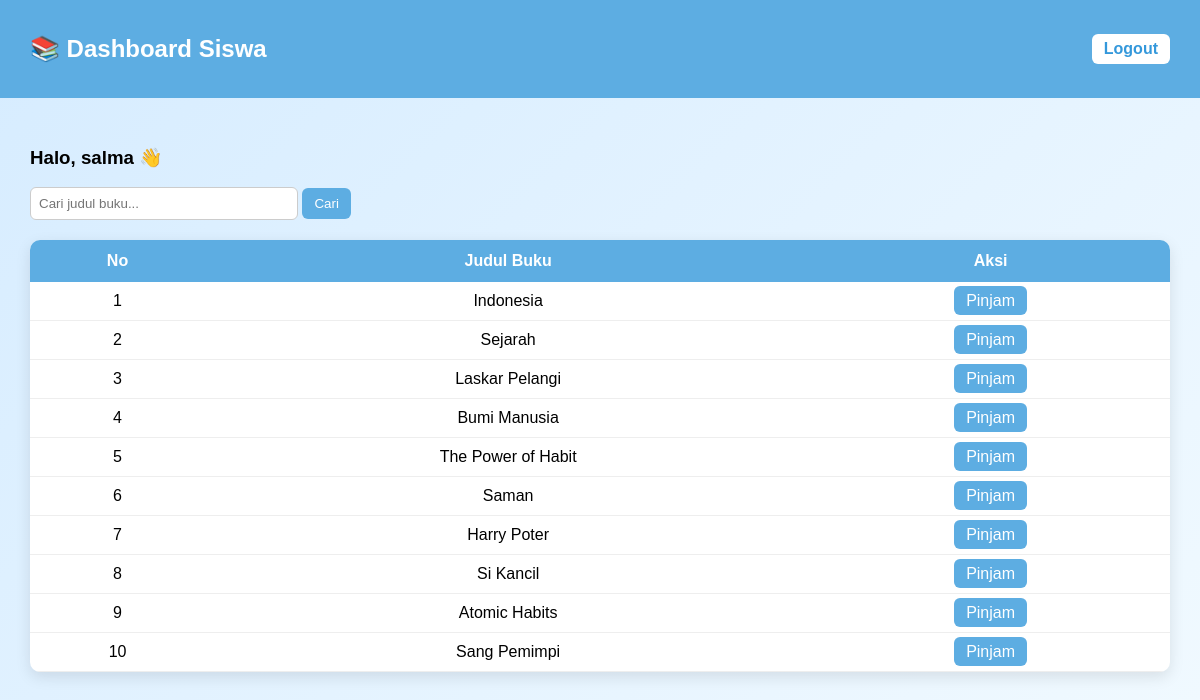
Page /views/siswa_dashboard.php (signed in) on the committed database.
### tables this page shows
CREATE TABLE `data_buku` (
  `id_buku` int(11) NOT NULL,
  `judul` varchar(200) DEFAULT NULL,
  `pengarang` varchar(100) DEFAULT NULL,
  `penerbit` varchar(100) DEFAULT NULL,
  `tahun` year(4) DEFAULT NULL,
  `stok` int(11) DEFAULT 0
);

### views/siswa_dashboard.php (the view, shortened to what this page needs)
<?php
$db = new Database();
$conn = $db->connect();
$id_user = $_SESSION['user']['id_user'];
$keyword = isset($_GET['search']) ? $_GET['search'] : '';
$query = "
SELECT data_buku.*, peminjaman.id_peminjaman, peminjaman.status
FROM data_buku
LEFT JOIN peminjaman
    ON data_buku.id_buku = peminjaman.id_buku
    AND peminjaman.id_user = '$id_user'
    AND peminjaman.status = 'dipinjam'
WHERE data_buku.judul LIKE '%$keyword%'
";
$result = $conn->query($query);
?>
<!DOCTYPE html>
<html>
<head>
</head>
<body>
<div class="header">
    <h2>📚 Dashboard Siswa</h2>
    <a href="login.php" class="logout">Logout</a>
</div>
<div class="container">
    <h3>Halo, <?= $_SESSION['user']['nama']; ?> 👋</h3>
    <div class="search-box">
        <form method="GET">
            <input type="text" name="search" placeholder="Cari judul buku..." value="<?= $keyword ?>">
            <button type="submit">Cari</button>
        </form>
    </div>
    <table>
        <tr>
            <th>No</th>
            <th>Judul Buku</th>
            <th>Aksi</th>
        </tr>
        <?php
        $no = 1;
        while($row = $result->fetch_assoc()) :
        ?>
        <tr>
            <td><?= $no++; ?></td>
            <td><?= $row['judul']; ?></td>
            <td>
                <?php if ($row['id_peminjaman']) : ?>
                    <a class="btn-kembali"
                       href="../controllers/PeminjamanControllers.php?kembali=<?= $row['id_peminjaman']; ?>">
                       Kembalikan
                    </a>
                <?php else : ?>
                    <a class="btn-pinjam"
                       href="../controllers/PeminjamanControllers.php?pinjam=<?= $row['id_buku']; ?>">
                       Pinjam
                    </a>
                <?php endif; ?>
            </td>
        </tr>
        <?php endwhile; ?>
    </table>
</div>
</body>
</html>

### views/siswa_dashboard.php (style rules this page uses)
body { margin: 0; font-family: Arial, sans-serif; background: linear-gradient(135deg, #d6ecff, #f0f9ff); }
.header { background: #5dade2; padding: 15px 30px; color: white; display: flex; justify-content: space-between; align-items: center; }
.logout { background: white; color: #3498db; padding: 6px 12px; border-radius: 6px; text-decoration: none; font-weight: bold; }
.container { padding: 30px; }
.search-box { margin-bottom: 20px; }
.search-box input { padding: 8px; width: 250px; border-radius: 6px; border: 1px solid #ccc; }
.search-box button { padding: 8px 12px; border: none; background: #5dade2; color: white; border-radius: 6px; cursor: pointer; }
table { width: 100%; border-collapse: collapse; background: white; border-radius: 10px; overflow: hidden; box-shadow: 0 5px 15px rgba(0,0,0,0.1); }
th { background: #5dade2; color: white; padding: 12px; }
td { padding: 10px; text-align: center; border-bottom: 1px solid #eee; }
.btn-pinjam { background: #5dade2; color: white; padding: 6px 12px; border-radius: 6px; text-decoration: none; }

### rows in the picture
data_buku: judul "Indonesia"
data_buku: judul "Sejarah"
data_buku: judul "Laskar Pelangi"
data_buku: judul "Bumi Manusia"
data_buku: judul "The Power of Habit"
data_buku: judul "Saman"
data_buku: judul "Harry Poter"
data_buku: judul "Si Kancil"
data_buku: judul "Atomic Habits"
data_buku: judul "Sang Pemimpi"

### other values in the picture
$_SESSION['user']['nama'] "salma"
